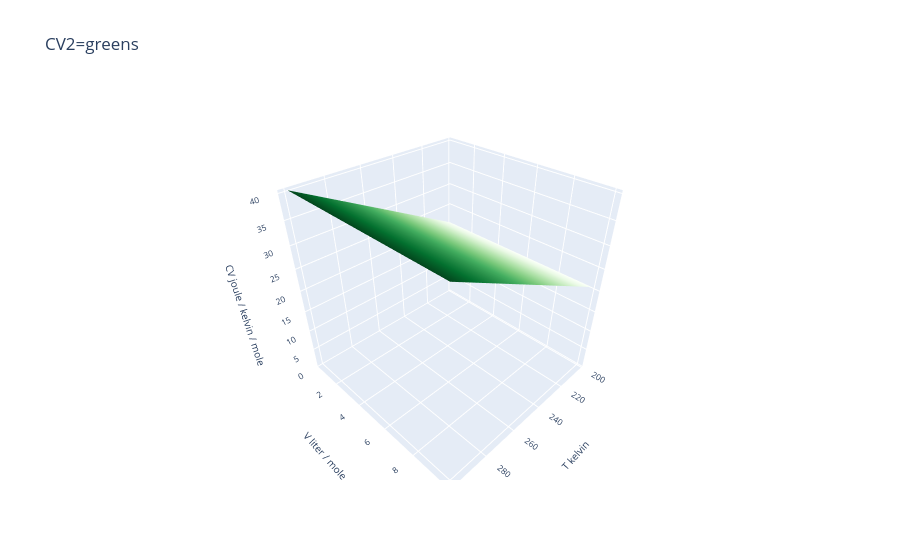
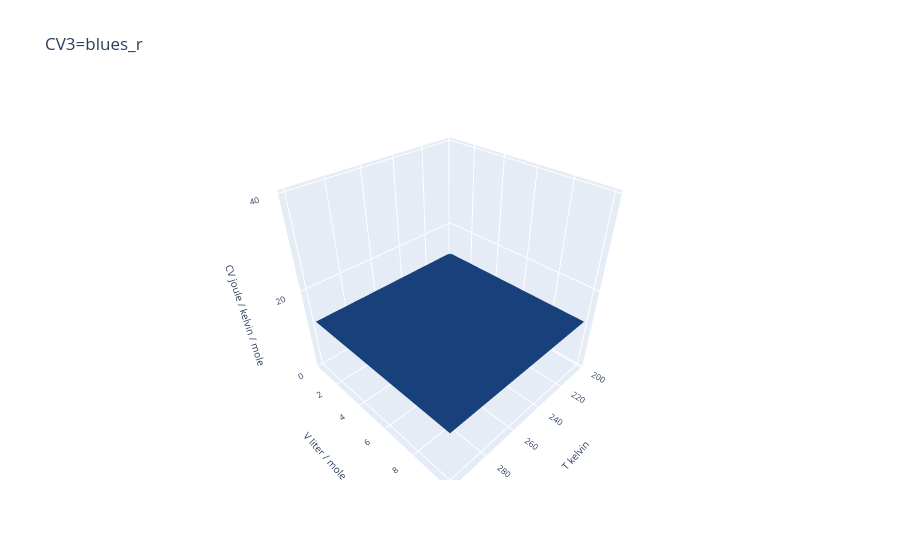

These figures' notebook cell, in order:
### Markdown cell above
### Your turn
Do this again, i.e., use PL.plot_surface1 to visualize $C_{V2}$ (based on $U_2$) and $C_{V3}$ (based on $U_3$), scaling the vertical axis to the same maximum as you did before.

### Code cell
# Use PL.plot_surface1 to visualize CV of the second grid, in green
### BEGIN SOLUTION
ax = PL.plot_surface1(Tgridnew, Vgridnew, CV2, color='green',title='CV2',labellist=llist,zrange=myzrange).show()
### END SOLUTION

# PL.plot_surface1 to visualize CV of the third grid, in "blues_r"
### BEGIN SOLUTION
CV3[0,0]*=1.001
ax = PL.plot_surface1(Tgridnew, Vgridnew, CV3, color='blues_r',title='CV3',labellist=llist,zrange=myzrange).show()
### END SOLUTION

### Figure 1 — Plotly figure (JSON) as saved in the notebook; plotly's stock layout.template omitted (floating-point values rounded to 4 significant figures; data arrays with more than 128 entries replaced by an {"elided": "..."} marker saying what was removed)
{"data": [{"colorscale": [[0, "rgb(247,252,245)"], [0.125, "rgb(229,245,224)"], [0.25, "rgb(199,233,192)"], [0.375, "rgb(161,217,155)"], [0.5, "rgb(116,196,118)"], [0.625, "rgb(65,171,93)"], [0.75, "rgb(35,139,69)"], [0.875, "rgb(0,109,44)"], [1, "rgb(0,68,27)"]], "showscale": false, "type": "surface", "x": {"elided": "49x50 float values"}, "y": {"elided": "49x50 float values"}, "z": {"elided": "49x50 float values"}}], "layout": {"autosize": true, "scene": {"xaxis": {"tickfont": {"size": 10}, "title": {"font": {"size": 10}, "text": "T kelvin"}}, "yaxis": {"tickfont": {"size": 10}, "title": {"font": {"size": 10}, "text": "V liter / mole"}}, "zaxis": {"range": [0, 40.58], "tickfont": {"size": 10}, "title": {"font": {"size": 10}, "text": "CV joule / kelvin / mole"}}}, "title": {"text": "CV2=greens "}, "yaxis": {"automargin": true}}}

### Figure 2 — Plotly figure (JSON) as saved in the notebook; plotly's stock layout.template omitted (floating-point values rounded to 4 significant figures; data arrays with more than 128 entries replaced by an {"elided": "..."} marker saying what was removed)
{"data": [{"colorscale": [[0, "rgb(8,48,107)"], [0.125, "rgb(8,81,156)"], [0.25, "rgb(33,113,181)"], [0.375, "rgb(66,146,198)"], [0.5, "rgb(107,174,214)"], [0.625, "rgb(158,202,225)"], [0.75, "rgb(198,219,239)"], [0.875, "rgb(222,235,247)"], [1, "rgb(247,251,255)"]], "showscale": false, "type": "surface", "x": {"elided": "49x50 float values"}, "y": {"elided": "49x50 float values"}, "z": {"elided": "49x50 float values"}}], "layout": {"autosize": true, "scene": {"xaxis": {"tickfont": {"size": 10}, "title": {"font": {"size": 10}, "text": "T kelvin"}}, "yaxis": {"tickfont": {"size": 10}, "title": {"font": {"size": 10}, "text": "V liter / mole"}}, "zaxis": {"range": [0, 40.58], "tickfont": {"size": 10}, "title": {"font": {"size": 10}, "text": "CV joule / kelvin / mole"}}}, "title": {"text": "CV3=blues_r "}, "yaxis": {"automargin": true}}}
